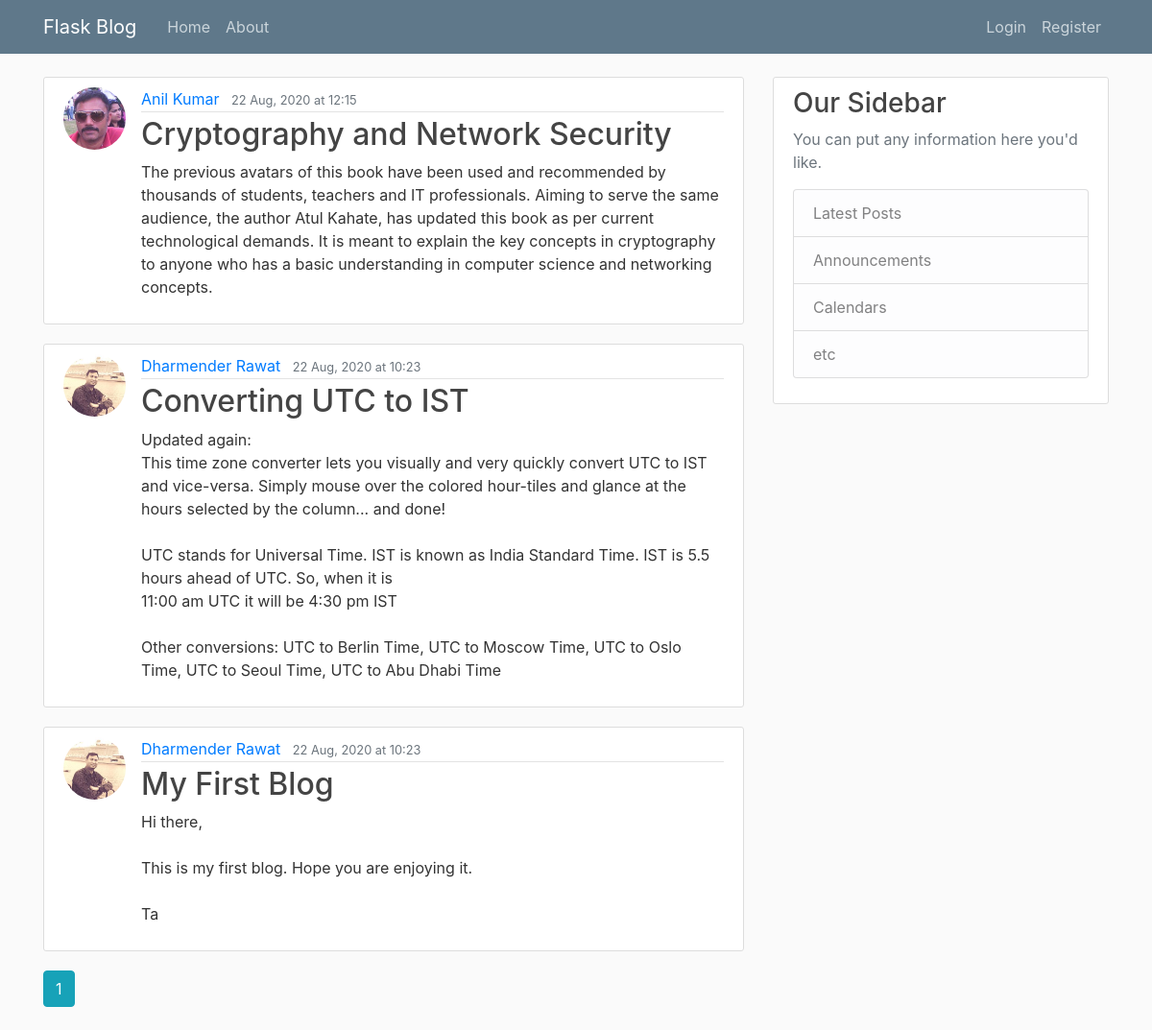
/home, run on an earlier commit of the app's database.
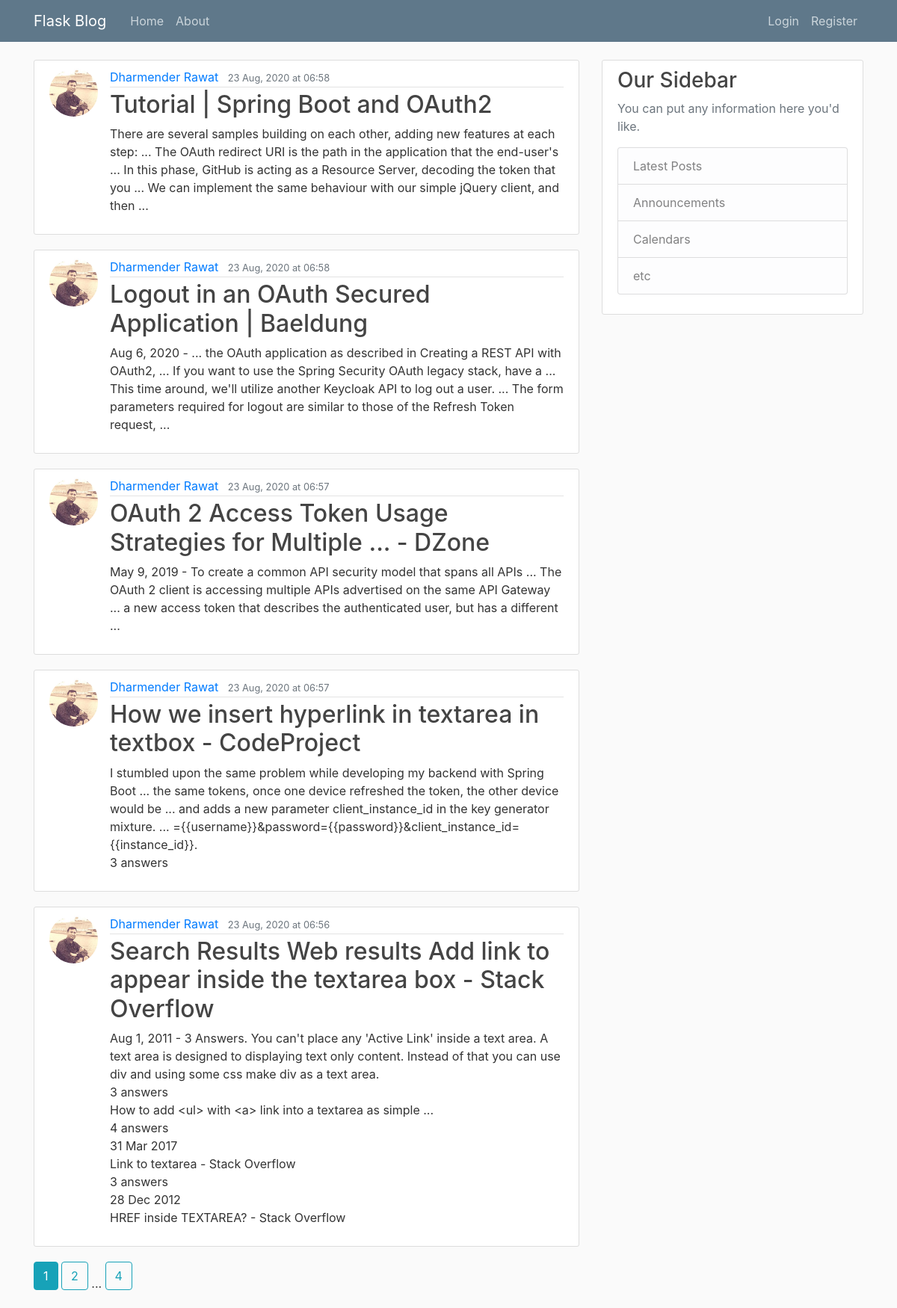
And on a later commit of the database.
### blog/models.py (models this page shows, shortened)
class Post(db.Model):
    id = db.Column('post_id', db.Integer, primary_key=True)
    title = db.Column(db.String(120),  nullable=False)
    date_posted = db.Column(db.DateTime, nullable=False, default = datetime.utcnow)
    contents = db.Column(db.Text, nullable = False)
    user_id = db.Column(db.Integer, db.ForeignKey('user.id'), nullable = False)

class User (db.Model, UserMixin):
    id = db.Column(db.Integer, primary_key = True)
    username = db.Column(db.String(20), unique = True, nullable = False)
    email = db.Column(db.String(120), unique=True, nullable=False)
    image_file = db.Column(db.String(20), nullable=False, default = 'default.jpg')
    password = db.Column(db.String(60), nullable=False)
    posts = db.relationship('Post', backref = 'author', lazy = True)

### blog/main/routes.py (the view)
@main_bp.route("/")
@main_bp.route("/home")
def home():
    page = request.args.get('page', 1, type=int)
    posts = Post.query.order_by(Post.date_posted.desc()).paginate(per_page=5, page=page)
    return render_template('index.html', posts=posts, title="Home", date_format=date_format)

### blog/main/utils.py (called while the page is built)
def date_format(mydate):
    mydate = mydate.replace(tzinfo=pytz.UTC)
    mydate = mydate.replace(tzinfo=pytz.UTC)
    return mydate.astimezone(tzlocal()).strftime('%d %b, %Y at %H:%M')

### blog/templates/index.html
{% extends "layout.html" %}
{% block content %}
{% for post in posts.items %}
<article class="media content-section">
    <img class="rounded-circle article-img"
         src="{{ url_for('static', filename='profile_pics/' + post.author.image_file) }}">
    <div class="media-body">
        <div class="article-metadata">
            <a class="mr-2" href="{{ url_for('users_bp.user_posts', username=post.author.username )}}">{{ post.author.username }}</a>
            <small class="text-muted">{{ date_format(post.date_posted) }}</small>
        </div>
        <h2><a class="article-title" href="{{ url_for('posts_bp.post', post_id=post.id) }}">{{ post.title }}</a></h2>
        <p class="article-content">{{ post.contents }}</p>
    </div>
</article>
{% endfor %}
{%  for page_num in posts.iter_pages(left_edge=1, right_edge=1, left_current=1, right_current=2) %}
    {%  if page_num %}
        {% if posts.page == page_num %}
        <a class="btn btn-info mb-4"    href="{{ url_for('main_bp.home', page=page_num)}}"> {{page_num}} </a>
        {% else %}
        <a class="btn btn-outline-info mb-4"    href="{{ url_for('main_bp.home', page=page_num)}}"> {{page_num}} </a>
        {% endif %}
    {%  else %}
    ...
    {%  endif %}
{%  endfor %}
{% endblock %}

What changed in the data, as far as the page shows it:
no longer on this page (row unchanged): Post: image_file (picture), author.username "Anil Kumar", date_posted "22 Aug, 2020 at 12:15", title "Cryptography and Network Security", contents "The previous avatars of this book have been used and recommended by thousands of students, teachers and IT professionals. Aiming to serve the same audience, the author Atul Kahate, has updated this book as per current technological demands. It is meant to explain the key concepts in cryptography to anyone who has a basic understanding in computer science and networking concepts."
no longer on this page (row unchanged): Post: image_file (picture), author.username "Dharmender Rawat", date_posted "22 Aug, 2020 at 10:23", title "Converting UTC to IST", contents "Updated again: This time zone converter lets you visually and very quickly convert UTC to IST and vice-versa. Simply mouse over the colored hour-tiles and glance at the hours selected by the column... and done! UTC stands for Universal Time. IST is known as India Standard Time. IST is 5.5 hours ahead of UTC. So, when it is 11:00 am UTC it will be 4:30 pm IST Other conversions: UTC to Berlin Time, UTC to Moscow Time, UTC to Oslo Time, UTC to Seoul Time, UTC to Abu Dhabi Time"
removed Post: image_file (picture), author.username "Dharmender Rawat", date_posted "22 Aug, 2020 at 10:23", title "My First Blog", contents "Hi there, This is my first blog. Hope you are enjoying it. Ta"
added Post: image_file (picture), author.username "Dharmender Rawat", date_posted "23 Aug, 2020 at 06:58", title "Tutorial | Spring Boot and OAuth2", contents "There are several samples building on each other, adding new features at each step: ... The OAuth redirect URI is the path in the application that the end-user's ... In this phase, GitHub is acting as a Resource Server, decoding the token that you ... We can implement the same behaviour with our simple jQuery client, and then ..."
added Post: image_file (picture), author.username "Dharmender Rawat", date_posted "23 Aug, 2020 at 06:58", title "Logout in an OAuth Secured Application | Baeldung", contents "Aug 6, 2020 - ... the OAuth application as described in Creating a REST API with OAuth2, ... If you want to use the Spring Security OAuth legacy stack, have a ... This time around, we'll utilize another Keycloak API to log out a user. ... The form parameters required for logout are similar to those of the Refresh Token request, ..."
added Post: image_file (picture), author.username "Dharmender Rawat", date_posted "23 Aug, 2020 at 06:57", title "OAuth 2 Access Token Usage Strategies for Multiple ... - DZone", contents "May 9, 2019 - To create a common API security model that spans all APIs ... The OAuth 2 client is accessing multiple APIs advertised on the same API Gateway ... a new access token that describes the authenticated user, but has a different ..."
added Post: image_file (picture), author.username "Dharmender Rawat", date_posted "23 Aug, 2020 at 06:57", title "How we insert hyperlink in textarea in textbox - CodeProject", contents "I stumbled upon the same problem while developing my backend with Spring Boot ... the same tokens, once one device refreshed the token, the other device would be ... and adds a new parameter client_instance_id in the key generator mixture. ... ={{username}}&password={{password}}&client_instance_id={{instance_id}}. 3 answers"
added Post: image_file (picture), author.username "Dharmender Rawat", date_posted "23 Aug, 2020 at 06:56", title "Search Results Web results Add link to appear inside the textarea box - Stack Overflow", contents "Aug 1, 2011 - 3 Answers. You can't place any 'Active Link' inside a text area. A text area is designed to displaying text only content. Instead of that you can use div and using some css make div as a text area. 3 answers How to add <ul> with <a> link into a textarea as simple ... 4 answers 31 Mar 2017 Link to textarea - Stack Overflow 3 answers 28 Dec 2012 HREF inside TEXTAREA? - Stack Overflow"
Also different on the page:
new list line: "2"
new list line: "4"
